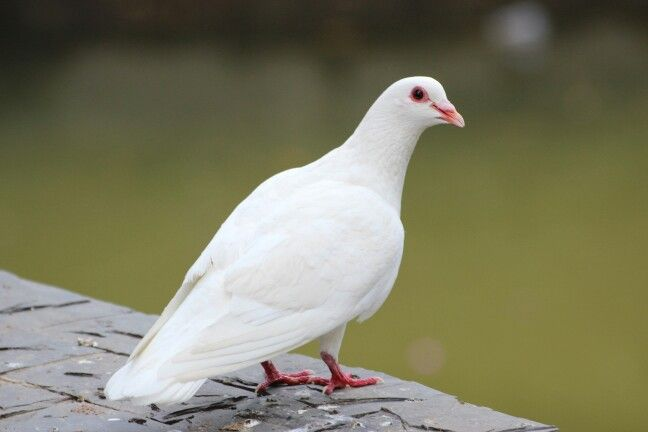
#> input picture bird.jpg, 648 x 432 px, found by its file name
$ python grayscale.py
#> lines starting #> are read from the running program, lines starting #| are printed output that depends on the picture; after the words box and inside, x2 and y2 are one past the last pixel; in counts of white or black regions, pixels touching at a corner belong together
import matplotlib.pyplot as plt
import cv2
import numpy as np

def main():
    img_path="C:/Users/Dell/Desktop/class4_1/DIP/code/bird.jpg"
    print(img_path)
    rgb=plt.imread(img_path)
#> rgb is the input picture: shape (432, 648, 3); mean R, G, B 125.1, 123.8, 98.2

    red=rgb[:,:,0]
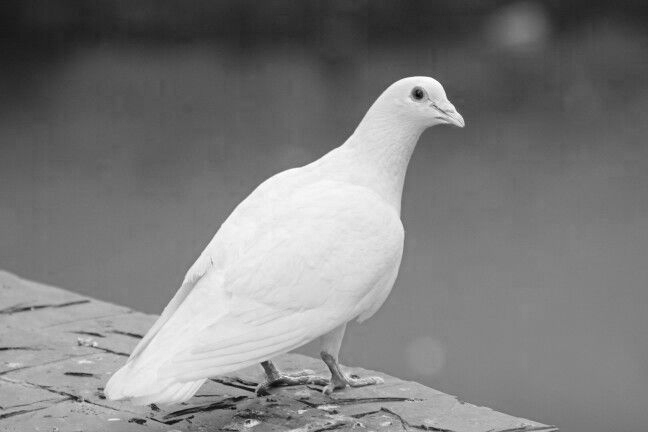
#> red: shape (432, 648); min 4, max 255, mean 125.1
    gren=rgb[:,:,1]
    blue=rgb[:,:,2]
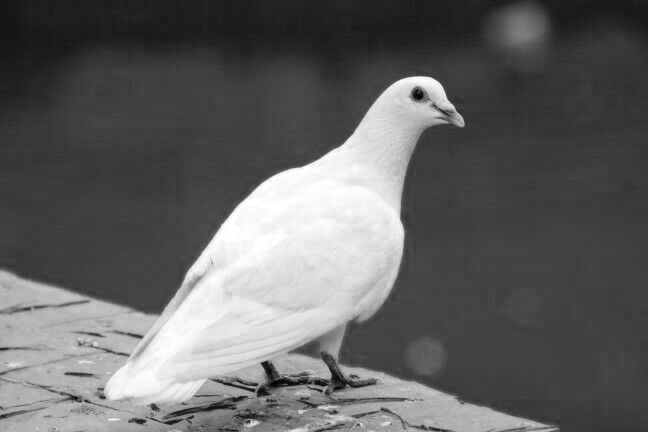
#> blue: shape (432, 648); min 0, max 255, mean 98.2

    r,c = red.shape
#> r = 432; c = 648
    gray=np.zeros((r,c),dtype=np.uint8)

    for i in range(r):
        for j in range(c):
            gray[i][j]=0.299*red[i][j]+0.587*gren[i][j]+0.114*blue[i][j]

    binary=np.zeros((r,c),dtype=np.uint8)
    for i in range(r):
        for j in range(c):
            if(gray[i][j]>127):
                binary[i][j]=255
            else:
                binary[i][j]=0
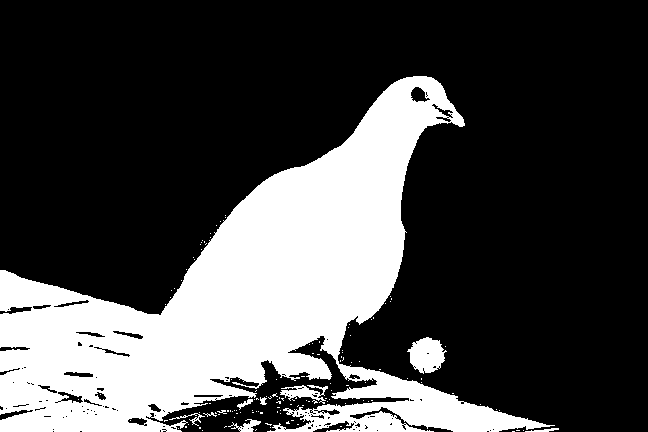
#> binary: shape (432, 648); 27.8% white; 132 white regions (122 under 20 px), largest, box (x1, y1, x2, y2) and area: (0, 76, 555, 432) 75690, (407, 337, 447, 374) 971, (280, 385, 328, 404) 416

    img_set=[gray,binary,red,gren,blue]
    img_titles=['Grayscale','Binary','Red','Green','Blue']
    n=len(img_set)
#> n = 5
    t=0
    for i in range(n):
        ch=len(img_set[i].shape)
        plt.subplot(5,2,t+1)
        if(ch==3):
            plt.imshow(img_set[i])
        else:
            plt.imshow(img_set[i],cmap='gray')

        plt.title(img_titles[i])
        t=t+1
        plt.subplot(5,2,t+1)
        plt.hist(img_set[i].ravel(),255,[0,255])
        plt.title(img_titles[i])
        t=t+1
#> after the loop, t = 10

    plt.show()
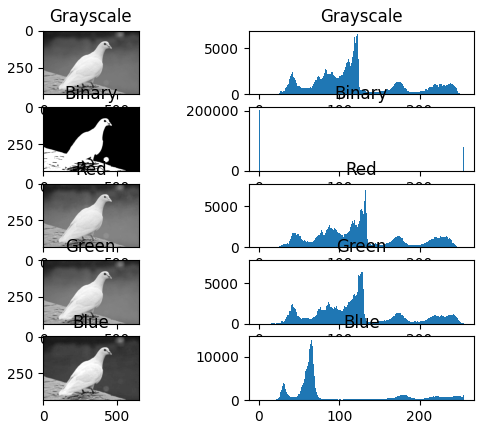
#> figure drawn by matplotlib, 10 panels; panel 2: tallest bar 6593 high, from x = 122 to 123; panel 4: tallest bar 202130 high, from x = 0 to 1; panel 6: tallest bar 7390 high, from x = 133 to 134; panel 8: tallest bar 7459 high, from x = 128 to 129


if __name__ == '__main__':
    main()

$ run again, with ship.jpg copied over bird.jpg
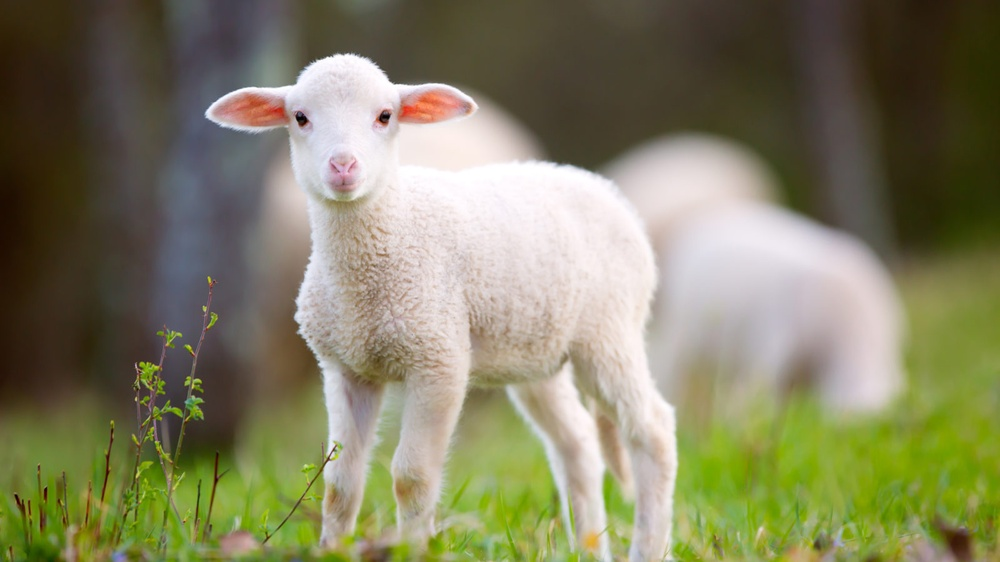
#> input picture ship.jpg, 1000 x 562 px, shrunk from 1600 x 900 before the run, found by its file name
#> in main, rgb is the input picture: shape (562, 1000, 3); mean R, G, B 130.5, 128.4, 98.5
#> in main, `blue=rgb[:,:,2]`:
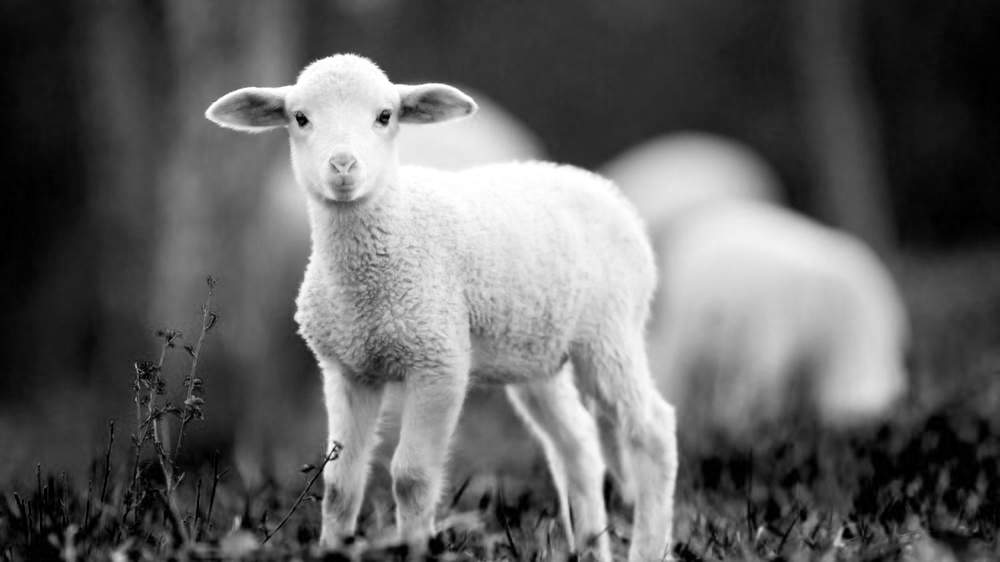
#> blue: shape (562, 1000); min 0, max 255, mean 98.5
#> after the loop in main, `for i in range(r):`:
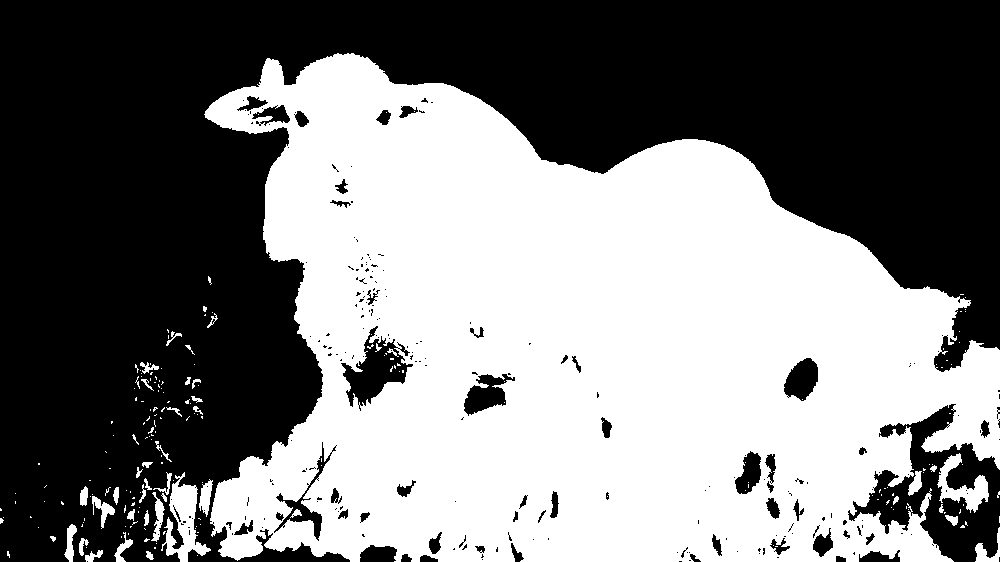
#> binary: shape (562, 1000); 48.4% white; 206 white regions (162 under 20 px), largest, box (x1, y1, x2, y2) and area: (204, 53, 1000, 562) 264702, (161, 472, 211, 562) 1828, (937, 453, 989, 513) 1186
#> n = 5
#> after the loop in main, `for i in range(n):`: t = 10
